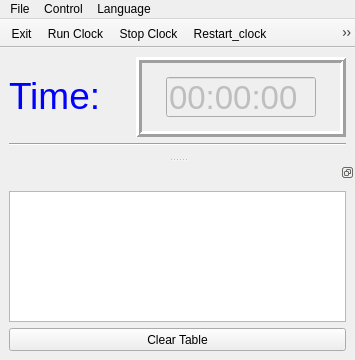
<?xml version="1.0" encoding="UTF-8"?>
<ui version="4.0">
 <class>MyClockWindow</class>
 <widget class="QMainWindow" name="MyClockWindow">
  <property name="windowModality">
   <enum>Qt::NonModal</enum>
  </property>
  <property name="enabled">
   <bool>true</bool>
  </property>
  <property name="geometry">
   <rect>
    <x>0</x>
    <y>0</y>
    <width>355</width>
    <height>360</height>
   </rect>
  </property>
  <property name="sizePolicy">
   <sizepolicy hsizetype="Preferred" vsizetype="MinimumExpanding">
    <horstretch>0</horstretch>
    <verstretch>0</verstretch>
   </sizepolicy>
  </property>
  <property name="minimumSize">
   <size>
    <width>355</width>
    <height>350</height>
   </size>
  </property>
  <property name="maximumSize">
   <size>
    <width>355</width>
    <height>700</height>
   </size>
  </property>
  <property name="windowTitle">
   <string>Electronic Clock with Input</string>
  </property>
  <widget class="QWidget" name="centralwidget">
   <layout class="QGridLayout" name="gridLayout_3">
    <item row="0" column="0">
     <layout class="QVBoxLayout" name="verticalLayout">
      <item>
       <layout class="QHBoxLayout" name="horizontalLayout">
        <item>
         <widget class="QLabel" name="label">
          <property name="sizePolicy">
           <sizepolicy hsizetype="Fixed" vsizetype="Fixed">
            <horstretch>0</horstretch>
            <verstretch>0</verstretch>
           </sizepolicy>
          </property>
          <property name="minimumSize">
           <size>
            <width>0</width>
            <height>80</height>
           </size>
          </property>
          <property name="maximumSize">
           <size>
            <width>16777215</width>
            <height>80</height>
           </size>
          </property>
          <property name="font">
           <font>
            <pointsize>28</pointsize>
           </font>
          </property>
          <property name="text">
           <string>&lt;html&gt;&lt;head/&gt;&lt;body&gt;&lt;p&gt;&lt;span style=&quot; color:#0000ff;&quot;&gt;Time:&lt;/span&gt;&lt;/p&gt;&lt;/body&gt;&lt;/html&gt;</string>
          </property>
         </widget>
        </item>
        <item>
         <spacer name="horizontalSpacer">
          <property name="orientation">
           <enum>Qt::Horizontal</enum>
          </property>
          <property name="sizeHint" stdset="0">
           <size>
            <width>40</width>
            <height>20</height>
           </size>
          </property>
         </spacer>
        </item>
        <item>
         <widget class="QFrame" name="frame">
          <property name="sizePolicy">
           <sizepolicy hsizetype="Fixed" vsizetype="Fixed">
            <horstretch>0</horstretch>
            <verstretch>0</verstretch>
           </sizepolicy>
          </property>
          <property name="minimumSize">
           <size>
            <width>210</width>
            <height>80</height>
           </size>
          </property>
          <property name="maximumSize">
           <size>
            <width>210</width>
            <height>80</height>
           </size>
          </property>
          <property name="frameShape">
           <enum>QFrame::Box</enum>
          </property>
          <property name="frameShadow">
           <enum>QFrame::Raised</enum>
          </property>
          <property name="lineWidth">
           <number>3</number>
          </property>
          <layout class="QGridLayout" name="gridLayout">
           <item row="0" column="0">
            <widget class="QLineEdit" name="lineEdit">
             <property name="enabled">
              <bool>false</bool>
             </property>
             <property name="sizePolicy">
              <sizepolicy hsizetype="Fixed" vsizetype="Fixed">
               <horstretch>0</horstretch>
               <verstretch>0</verstretch>
              </sizepolicy>
             </property>
             <property name="minimumSize">
              <size>
               <width>150</width>
               <height>40</height>
              </size>
             </property>
             <property name="maximumSize">
              <size>
               <width>150</width>
               <height>40</height>
              </size>
             </property>
             <property name="font">
              <font>
               <pointsize>25</pointsize>
               <strikeout>false</strikeout>
              </font>
             </property>
             <property name="cursor">
              <cursorShape>BusyCursor</cursorShape>
             </property>
             <property name="text">
              <string>00:00:00</string>
             </property>
            </widget>
           </item>
          </layout>
         </widget>
        </item>
       </layout>
      </item>
      <item>
       <widget class="Line" name="line">
        <property name="windowModality">
         <enum>Qt::NonModal</enum>
        </property>
        <property name="orientation">
         <enum>Qt::Horizontal</enum>
        </property>
       </widget>
      </item>
     </layout>
    </item>
    <item row="1" column="0">
     <spacer name="verticalSpacer_2">
      <property name="orientation">
       <enum>Qt::Vertical</enum>
      </property>
      <property name="sizeType">
       <enum>QSizePolicy::MinimumExpanding</enum>
      </property>
      <property name="sizeHint" stdset="0">
       <size>
        <width>319</width>
        <height>2</height>
       </size>
      </property>
     </spacer>
    </item>
   </layout>
  </widget>
  <widget class="QMenuBar" name="menubar">
   <property name="geometry">
    <rect>
     <x>0</x>
     <y>0</y>
     <width>355</width>
     <height>21</height>
    </rect>
   </property>
   <widget class="QMenu" name="menuFile">
    <property name="title">
     <string>File</string>
    </property>
    <addaction name="actionExit"/>
   </widget>
   <widget class="QMenu" name="menuControl">
    <property name="title">
     <string>Control</string>
    </property>
    <addaction name="actionRun_Clock"/>
    <addaction name="actionStop_Clock"/>
   </widget>
   <widget class="QMenu" name="menuLanguage">
    <property name="title">
     <string>Language</string>
    </property>
    <addaction name="actionEn_English"/>
    <addaction name="actionRu_Russia"/>
   </widget>
   <addaction name="menuFile"/>
   <addaction name="menuControl"/>
   <addaction name="menuLanguage"/>
  </widget>
  <widget class="QToolBar" name="toolBar">
   <property name="sizePolicy">
    <sizepolicy hsizetype="Fixed" vsizetype="Fixed">
     <horstretch>0</horstretch>
     <verstretch>0</verstretch>
    </sizepolicy>
   </property>
   <property name="windowTitle">
    <string>toolBar</string>
   </property>
   <property name="movable">
    <bool>false</bool>
   </property>
   <property name="allowedAreas">
    <set>Qt::TopToolBarArea</set>
   </property>
   <property name="floatable">
    <bool>false</bool>
   </property>
   <attribute name="toolBarArea">
    <enum>TopToolBarArea</enum>
   </attribute>
   <attribute name="toolBarBreak">
    <bool>false</bool>
   </attribute>
   <addaction name="actionExit"/>
   <addaction name="actionRun_Clock"/>
   <addaction name="actionStop_Clock"/>
   <addaction name="actionRestart_clock"/>
   <addaction name="action_toggle_Dock"/>
   <addaction name="action_trayCheckBox"/>
  </widget>
  <widget class="QDockWidget" name="dockWidget">
   <property name="sizePolicy">
    <sizepolicy hsizetype="Preferred" vsizetype="Maximum">
     <horstretch>0</horstretch>
     <verstretch>0</verstretch>
    </sizepolicy>
   </property>
   <property name="minimumSize">
    <size>
     <width>355</width>
     <height>175</height>
    </size>
   </property>
   <property name="maximumSize">
    <size>
     <width>355</width>
     <height>550</height>
    </size>
   </property>
   <property name="focusPolicy">
    <enum>Qt::TabFocus</enum>
   </property>
   <property name="features">
    <set>QDockWidget::DockWidgetFloatable|QDockWidget::DockWidgetMovable</set>
   </property>
   <property name="allowedAreas">
    <set>Qt::BottomDockWidgetArea|Qt::TopDockWidgetArea</set>
   </property>
   <attribute name="dockWidgetArea">
    <number>8</number>
   </attribute>
   <widget class="QWidget" name="dockWidgetContents">
    <property name="sizePolicy">
     <sizepolicy hsizetype="Preferred" vsizetype="Maximum">
      <horstretch>0</horstretch>
      <verstretch>0</verstretch>
     </sizepolicy>
    </property>
    <property name="maximumSize">
     <size>
      <width>16777215</width>
      <height>1700</height>
     </size>
    </property>
    <layout class="QGridLayout" name="gridLayout_2">
     <item row="1" column="0">
      <widget class="QPushButton" name="pBtn_clear">
       <property name="sizePolicy">
        <sizepolicy hsizetype="Fixed" vsizetype="Fixed">
         <horstretch>0</horstretch>
         <verstretch>0</verstretch>
        </sizepolicy>
       </property>
       <property name="minimumSize">
        <size>
         <width>323</width>
         <height>23</height>
        </size>
       </property>
       <property name="maximumSize">
        <size>
         <width>355</width>
         <height>23</height>
        </size>
       </property>
       <property name="text">
        <string>Clear Table</string>
       </property>
      </widget>
     </item>
     <item row="0" column="0">
      <widget class="QTableWidget" name="tableWidget">
       <property name="sizePolicy">
        <sizepolicy hsizetype="Expanding" vsizetype="Preferred">
         <horstretch>0</horstretch>
         <verstretch>0</verstretch>
        </sizepolicy>
       </property>
       <property name="minimumSize">
        <size>
         <width>0</width>
         <height>35</height>
        </size>
       </property>
       <property name="maximumSize">
        <size>
         <width>16777215</width>
         <height>700</height>
        </size>
       </property>
      </widget>
     </item>
     <item row="2" column="0">
      <spacer name="verticalSpacer">
       <property name="orientation">
        <enum>Qt::Vertical</enum>
       </property>
       <property name="sizeType">
        <enum>QSizePolicy::Preferred</enum>
       </property>
       <property name="sizeHint" stdset="0">
        <size>
         <width>20</width>
         <height>2</height>
        </size>
       </property>
      </spacer>
     </item>
    </layout>
   </widget>
  </widget>
  <action name="actionEn_English">
   <property name="text">
    <string>En-English</string>
   </property>
  </action>
  <action name="actionRu_Russia">
   <property name="text">
    <string>Ru-Russian</string>
   </property>
  </action>
  <action name="actionExit">
   <property name="icon">
    <iconset resource="resource.qrc">
     <normaloff>:/rec/img/exit.png</normaloff>:/rec/img/exit.png</iconset>
   </property>
   <property name="text">
    <string>Exit</string>
   </property>
  </action>
  <action name="actionStop_Clock">
   <property name="text">
    <string>Stop Clock</string>
   </property>
  </action>
  <action name="actionRun_Clock">
   <property name="text">
    <string>Run Clock</string>
   </property>
  </action>
  <action name="action_toggle_Dock">
   <property name="checkable">
    <bool>true</bool>
   </property>
   <property name="checked">
    <bool>true</bool>
   </property>
   <property name="text">
    <string>toggle_Dock</string>
   </property>
  </action>
  <action name="action_trayCheckBox">
   <property name="checkable">
    <bool>true</bool>
   </property>
   <property name="enabled">
    <bool>true</bool>
   </property>
   <property name="text">
    <string>tray</string>
   </property>
  </action>
  <action name="actionRestart_clock">
   <property name="text">
    <string>Restart_clock</string>
   </property>
  </action>
 </widget>
 <resources>
  <include location="resource.qrc"/>
 </resources>
 <connections/>
</ui>
